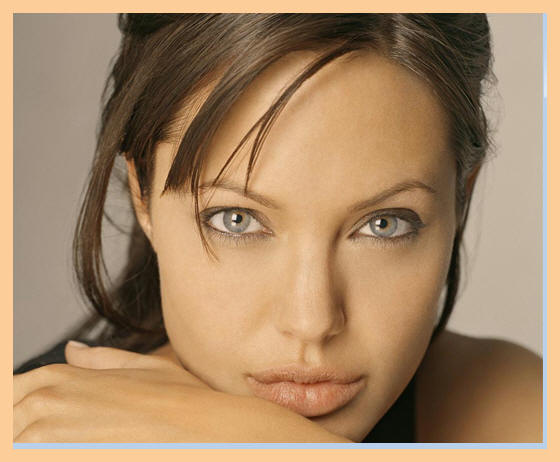
#> input picture pics/equus.jpg, 560 x 462 px
$ python projet_draw.py
#> lines starting #> are read from the running program, lines starting #| are printed output that depends on the picture; after the words box and inside, x2 and y2 are one past the last pixel; in counts of white or black regions, pixels touching at a corner belong together
import cv2
import numpy as np

#location img
pics_path='./pics/'
name = 'equus'
mypic=pics_path+name+'.jpg'

#Var Pyr - bilateral
num_iter = 1      #iteration pirUp/donw
num_bilateral = 8  # number of bilateral filtering steps


#TRAITEMENT IMAGE COULEUR
img_rgb = cv2.imread(mypic)
#> img_rgb is the input picture: shape (462, 560, 3); mean B, G, R 102.9, 134.9, 165.7

#flou lissage couleurs
img_color = img_rgb
for i in xrange(num_iter):
    img_color = cv2.pyrDown(img_color)
#> this loop made 1 pass
#> pass 1, `img_color = cv2.pyrDown(img_color)`:
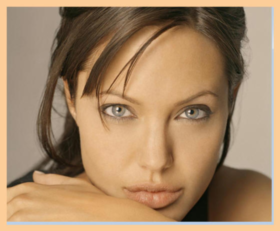
#> img_color: shape (231, 280, 3); mean B, G, R 102.9, 134.9, 165.7


#BilateralFilter en 8 iterations
for i in xrange(num_bilateral):
    img_color = cv2.bilateralFilter(img_color, d=9,
                                    sigmaColor=7,
                                    sigmaSpace=7)
# pyrUp retour la taille d'origine
for i in xrange(num_iter):
    img_color = cv2.pyrUp(img_color)

#TRAITEMENT IMAGE N&B

img_rgb = cv2.imread(mypic)
img_gray = cv2.cvtColor(img_rgb, cv2.COLOR_BGR2GRAY)
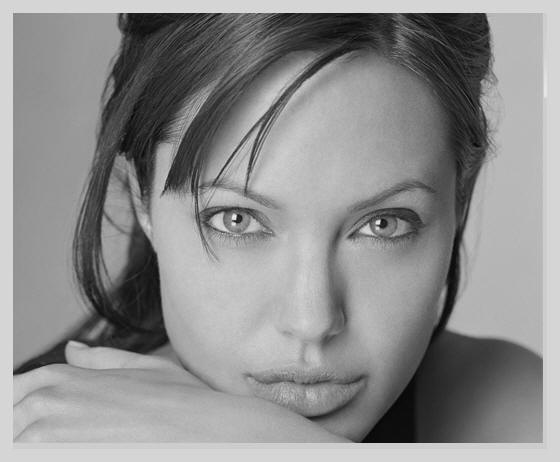
#> img_gray: shape (462, 560); min 3, max 247, mean 140.4

#inversion couleurs
img_gray_inv = 255 - img_gray
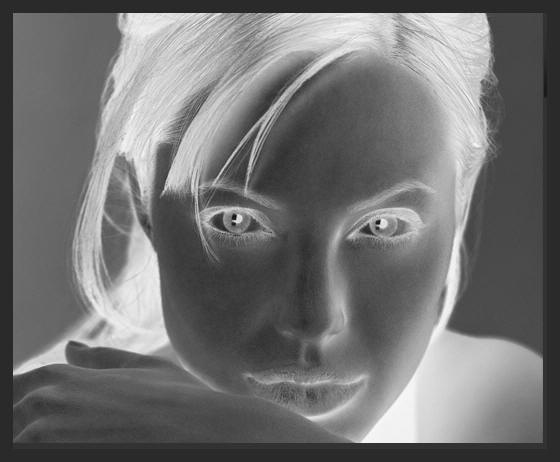
#> img_gray_inv: shape (462, 560); min 8, max 252, mean 114.6

img_fl = cv2.GaussianBlur(img_gray_inv, ksize=(21, 21),
      	                     sigmaX=0, sigmaY=0)
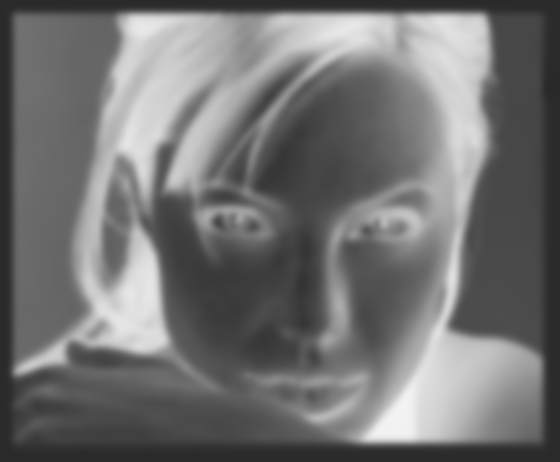
#> img_fl: shape (462, 560); min 40, max 243, mean 114.6

#division - facteur scalaire 256
img_bl = cv2.divide(img_gray, 255-img_fl, scale=256)
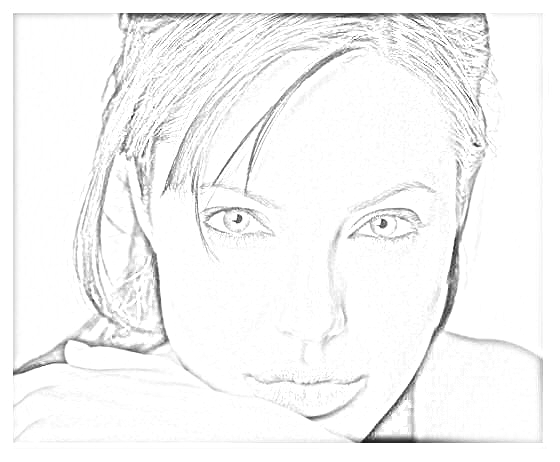
#> img_bl: shape (462, 560); min 18, max 255, mean 245.9

# recuperation et amelioration des contour
img_contour = cv2.adaptiveThreshold(img_bl, 255,
                                 cv2.ADAPTIVE_THRESH_MEAN_C,
                                 cv2.THRESH_BINARY,
                                 blockSize=21,
                                 C=10)
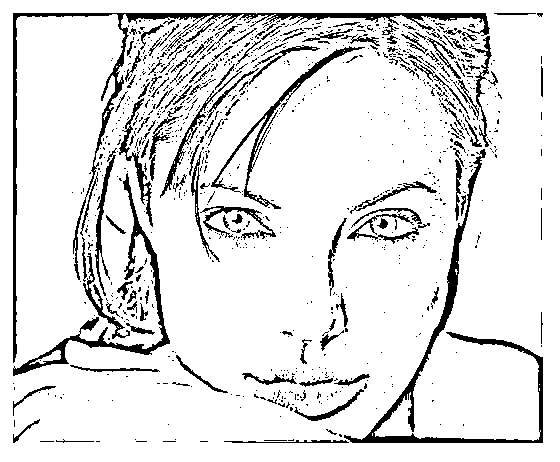
#> img_contour: shape (462, 560); 88.6% white; 1013 black regions (868 under 20 px), largest, box (x1, y1, x2, y2) and area: (13, 13, 490, 363) 4847, (344, 149, 543, 443) 3768, (13, 173, 170, 376) 2373

#img_contour = cv2.dilate(img_contour, np.ones((255,12)))
#conversion en couleur pour fusionner les deux images
img_contour = cv2.cvtColor(img_contour, cv2.COLOR_GRAY2RGB)
img_dessin = cv2.bitwise_and(img_color, img_contour)
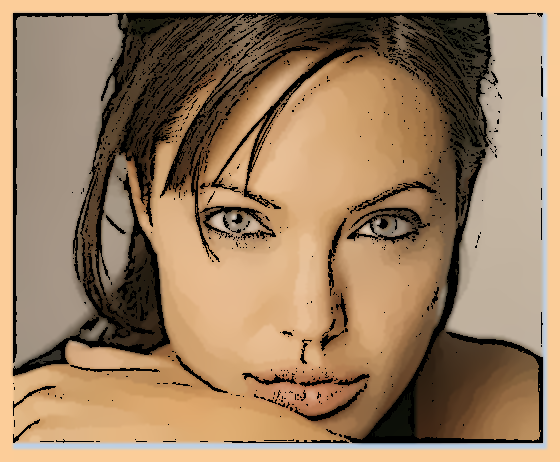
#> img_dessin: shape (462, 560, 3); mean B, G, R 97, 126.5, 155

# save - dossier pics
cv2.imwrite(pics_path+name+'_drwing1.jpg', img_dessin)
